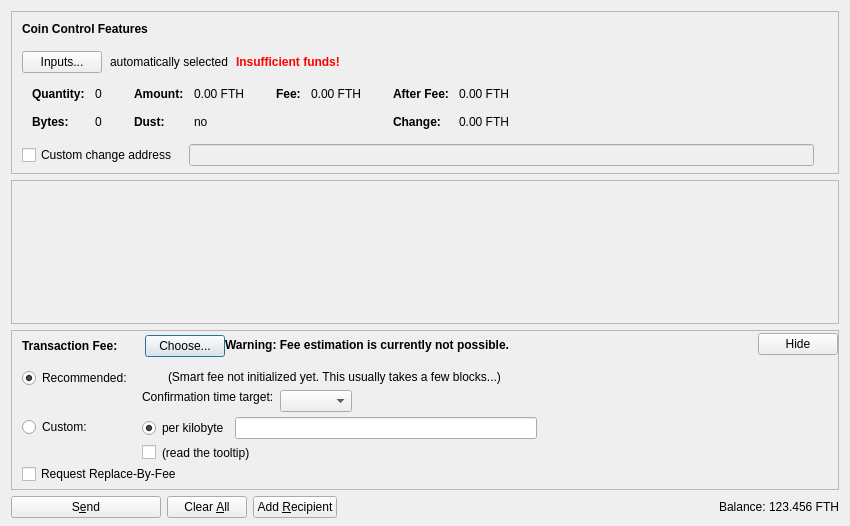
<?xml version="1.0" encoding="UTF-8"?>
<ui version="4.0">
 <class>SendCoinsDialog</class>
 <widget class="QDialog" name="SendCoinsDialog">
  <property name="geometry">
   <rect>
    <x>0</x>
    <y>0</y>
    <width>850</width>
    <height>526</height>
   </rect>
  </property>
  <property name="windowTitle">
   <string>Send Coins</string>
  </property>
  <layout class="QVBoxLayout" name="verticalLayout" stretch="0,1,0,0">
   <property name="bottomMargin">
    <number>8</number>
   </property>
   <item>
    <widget class="QFrame" name="frameCoinControl">
     <property name="sizePolicy">
      <sizepolicy hsizetype="Expanding" vsizetype="Expanding">
       <horstretch>0</horstretch>
       <verstretch>0</verstretch>
      </sizepolicy>
     </property>
     <property name="maximumSize">
      <size>
       <width>16777215</width>
       <height>16777215</height>
      </size>
     </property>
     <property name="frameShape">
      <enum>QFrame::StyledPanel</enum>
     </property>
     <property name="frameShadow">
      <enum>QFrame::Sunken</enum>
     </property>
     <layout class="QVBoxLayout" name="verticalLayoutCoinControl2">
      <property name="spacing">
       <number>0</number>
      </property>
      <property name="leftMargin">
       <number>0</number>
      </property>
      <property name="topMargin">
       <number>0</number>
      </property>
      <property name="rightMargin">
       <number>0</number>
      </property>
      <property name="bottomMargin">
       <number>6</number>
      </property>
      <item>
       <layout class="QVBoxLayout" name="verticalLayoutCoinControl" stretch="0,0,0,0,1">
        <property name="spacing">
         <number>0</number>
        </property>
        <property name="leftMargin">
         <number>10</number>
        </property>
        <property name="topMargin">
         <number>10</number>
        </property>
        <item>
         <layout class="QHBoxLayout" name="horizontalLayoutCoinControl1">
          <property name="bottomMargin">
           <number>15</number>
          </property>
          <item>
           <widget class="QLabel" name="labelCoinControlFeatures">
            <property name="sizePolicy">
             <sizepolicy hsizetype="Preferred" vsizetype="Maximum">
              <horstretch>0</horstretch>
              <verstretch>0</verstretch>
             </sizepolicy>
            </property>
            <property name="font">
             <font>
              <weight>75</weight>
              <bold>true</bold>
             </font>
            </property>
            <property name="styleSheet">
             <string notr="true">font-weight:bold;</string>
            </property>
            <property name="text">
             <string>Coin Control Features</string>
            </property>
           </widget>
          </item>
         </layout>
        </item>
        <item>
         <layout class="QHBoxLayout" name="horizontalLayoutCoinControl2" stretch="0,0,0,0">
          <property name="spacing">
           <number>8</number>
          </property>
          <property name="bottomMargin">
           <number>10</number>
          </property>
          <item>
           <widget class="QPushButton" name="pushButtonCoinControl">
            <property name="styleSheet">
             <string notr="true"/>
            </property>
            <property name="text">
             <string>Inputs...</string>
            </property>
            <property name="autoDefault">
             <bool>false</bool>
            </property>
           </widget>
          </item>
          <item>
           <widget class="QLabel" name="labelCoinControlAutomaticallySelected">
            <property name="text">
             <string>automatically selected</string>
            </property>
            <property name="margin">
             <number>5</number>
            </property>
           </widget>
          </item>
          <item>
           <widget class="QLabel" name="labelCoinControlInsuffFunds">
            <property name="font">
             <font>
              <weight>75</weight>
              <bold>true</bold>
             </font>
            </property>
            <property name="styleSheet">
             <string notr="true">color:red;font-weight:bold;</string>
            </property>
            <property name="text">
             <string>Insufficient funds!</string>
            </property>
            <property name="margin">
             <number>5</number>
            </property>
           </widget>
          </item>
          <item>
           <spacer name="horizontalSpacerCoinControl">
            <property name="orientation">
             <enum>Qt::Horizontal</enum>
            </property>
            <property name="sizeHint" stdset="0">
             <size>
              <width>40</width>
              <height>1</height>
             </size>
            </property>
           </spacer>
          </item>
         </layout>
        </item>
        <item>
         <widget class="QWidget" name="widgetCoinControl" native="true">
          <property name="sizePolicy">
           <sizepolicy hsizetype="Preferred" vsizetype="Preferred">
            <horstretch>0</horstretch>
            <verstretch>0</verstretch>
           </sizepolicy>
          </property>
          <property name="minimumSize">
           <size>
            <width>0</width>
            <height>0</height>
           </size>
          </property>
          <property name="styleSheet">
           <string notr="true"/>
          </property>
          <layout class="QHBoxLayout" name="horizontalLayoutCoinControl5">
           <property name="leftMargin">
            <number>0</number>
           </property>
           <property name="topMargin">
            <number>0</number>
           </property>
           <property name="rightMargin">
            <number>0</number>
           </property>
           <property name="bottomMargin">
            <number>0</number>
           </property>
           <item>
            <layout class="QHBoxLayout" name="horizontalLayoutCoinControl3" stretch="0,0,0,1">
             <property name="spacing">
              <number>20</number>
             </property>
             <property name="topMargin">
              <number>0</number>
             </property>
             <property name="bottomMargin">
              <number>10</number>
             </property>
             <item>
              <layout class="QFormLayout" name="formLayoutCoinControl1">
               <property name="horizontalSpacing">
                <number>10</number>
               </property>
               <property name="verticalSpacing">
                <number>14</number>
               </property>
               <property name="leftMargin">
                <number>10</number>
               </property>
               <property name="topMargin">
                <number>4</number>
               </property>
               <property name="rightMargin">
                <number>6</number>
               </property>
               <item row="0" column="0">
                <widget class="QLabel" name="labelCoinControlQuantityText">
                 <property name="font">
                  <font>
                   <weight>75</weight>
                   <bold>true</bold>
                  </font>
                 </property>
                 <property name="text">
                  <string>Quantity:</string>
                 </property>
                 <property name="margin">
                  <number>0</number>
                 </property>
                </widget>
               </item>
               <item row="0" column="1">
                <widget class="QLabel" name="labelCoinControlQuantity">
                 <property name="cursor">
                  <cursorShape>IBeamCursor</cursorShape>
                 </property>
                 <property name="contextMenuPolicy">
                  <enum>Qt::ActionsContextMenu</enum>
                 </property>
                 <property name="text">
                  <string notr="true">0</string>
                 </property>
                 <property name="margin">
                  <number>0</number>
                 </property>
                 <property name="textInteractionFlags">
                  <set>Qt::LinksAccessibleByMouse|Qt::TextSelectableByKeyboard|Qt::TextSelectableByMouse</set>
                 </property>
                </widget>
               </item>
               <item row="1" column="0">
                <widget class="QLabel" name="labelCoinControlBytesText">
                 <property name="font">
                  <font>
                   <weight>75</weight>
                   <bold>true</bold>
                  </font>
                 </property>
                 <property name="text">
                  <string>Bytes:</string>
                 </property>
                </widget>
               </item>
               <item row="1" column="1">
                <widget class="QLabel" name="labelCoinControlBytes">
                 <property name="cursor">
                  <cursorShape>IBeamCursor</cursorShape>
                 </property>
                 <property name="contextMenuPolicy">
                  <enum>Qt::ActionsContextMenu</enum>
                 </property>
                 <property name="text">
                  <string notr="true">0</string>
                 </property>
                 <property name="textInteractionFlags">
                  <set>Qt::LinksAccessibleByMouse|Qt::TextSelectableByKeyboard|Qt::TextSelectableByMouse</set>
                 </property>
                </widget>
               </item>
              </layout>
             </item>
             <item>
              <layout class="QFormLayout" name="formLayoutCoinControl2">
               <property name="horizontalSpacing">
                <number>10</number>
               </property>
               <property name="verticalSpacing">
                <number>14</number>
               </property>
               <property name="leftMargin">
                <number>6</number>
               </property>
               <property name="topMargin">
                <number>4</number>
               </property>
               <property name="rightMargin">
                <number>6</number>
               </property>
               <item row="0" column="0">
                <widget class="QLabel" name="labelCoinControlAmountText">
                 <property name="font">
                  <font>
                   <weight>75</weight>
                   <bold>true</bold>
                  </font>
                 </property>
                 <property name="text">
                  <string>Amount:</string>
                 </property>
                 <property name="margin">
                  <number>0</number>
                 </property>
                </widget>
               </item>
               <item row="0" column="1">
                <widget class="QLabel" name="labelCoinControlAmount">
                 <property name="cursor">
                  <cursorShape>IBeamCursor</cursorShape>
                 </property>
                 <property name="contextMenuPolicy">
                  <enum>Qt::ActionsContextMenu</enum>
                 </property>
                 <property name="text">
                  <string notr="true">0.00 FTH</string>
                 </property>
                 <property name="textInteractionFlags">
                  <set>Qt::LinksAccessibleByMouse|Qt::TextSelectableByKeyboard|Qt::TextSelectableByMouse</set>
                 </property>
                </widget>
               </item>
               <item row="1" column="0">
                <widget class="QLabel" name="labelCoinControlLowOutputText">
                 <property name="font">
                  <font>
                   <weight>75</weight>
                   <bold>true</bold>
                  </font>
                 </property>
                 <property name="text">
                  <string>Dust:</string>
                 </property>
                </widget>
               </item>
               <item row="1" column="1">
                <widget class="QLabel" name="labelCoinControlLowOutput">
                 <property name="cursor">
                  <cursorShape>IBeamCursor</cursorShape>
                 </property>
                 <property name="contextMenuPolicy">
                  <enum>Qt::ActionsContextMenu</enum>
                 </property>
                 <property name="text">
                  <string notr="true">no</string>
                 </property>
                 <property name="textInteractionFlags">
                  <set>Qt::LinksAccessibleByMouse|Qt::TextSelectableByKeyboard|Qt::TextSelectableByMouse</set>
                 </property>
                </widget>
               </item>
              </layout>
             </item>
             <item>
              <layout class="QFormLayout" name="formLayoutCoinControl3">
               <property name="horizontalSpacing">
                <number>10</number>
               </property>
               <property name="verticalSpacing">
                <number>14</number>
               </property>
               <property name="leftMargin">
                <number>6</number>
               </property>
               <property name="topMargin">
                <number>4</number>
               </property>
               <property name="rightMargin">
                <number>6</number>
               </property>
               <item row="0" column="0">
                <widget class="QLabel" name="labelCoinControlFeeText">
                 <property name="font">
                  <font>
                   <weight>75</weight>
                   <bold>true</bold>
                  </font>
                 </property>
                 <property name="text">
                  <string>Fee:</string>
                 </property>
                 <property name="margin">
                  <number>0</number>
                 </property>
                </widget>
               </item>
               <item row="0" column="1">
                <widget class="QLabel" name="labelCoinControlFee">
                 <property name="cursor">
                  <cursorShape>IBeamCursor</cursorShape>
                 </property>
                 <property name="contextMenuPolicy">
                  <enum>Qt::ActionsContextMenu</enum>
                 </property>
                 <property name="text">
                  <string notr="true">0.00 FTH</string>
                 </property>
                 <property name="textInteractionFlags">
                  <set>Qt::LinksAccessibleByMouse|Qt::TextSelectableByKeyboard|Qt::TextSelectableByMouse</set>
                 </property>
                </widget>
               </item>
              </layout>
             </item>
             <item>
              <layout class="QFormLayout" name="formLayoutCoinControl4">
               <property name="horizontalSpacing">
                <number>10</number>
               </property>
               <property name="verticalSpacing">
                <number>14</number>
               </property>
               <property name="leftMargin">
                <number>6</number>
               </property>
               <property name="topMargin">
                <number>4</number>
               </property>
               <property name="rightMargin">
                <number>6</number>
               </property>
               <item row="0" column="0">
                <widget class="QLabel" name="labelCoinControlAfterFeeText">
                 <property name="font">
                  <font>
                   <weight>75</weight>
                   <bold>true</bold>
                  </font>
                 </property>
                 <property name="text">
                  <string>After Fee:</string>
                 </property>
                 <property name="margin">
                  <number>0</number>
                 </property>
                </widget>
               </item>
               <item row="0" column="1">
                <widget class="QLabel" name="labelCoinControlAfterFee">
                 <property name="cursor">
                  <cursorShape>IBeamCursor</cursorShape>
                 </property>
                 <property name="contextMenuPolicy">
                  <enum>Qt::ActionsContextMenu</enum>
                 </property>
                 <property name="text">
                  <string notr="true">0.00 FTH</string>
                 </property>
                 <property name="textInteractionFlags">
                  <set>Qt::LinksAccessibleByMouse|Qt::TextSelectableByKeyboard|Qt::TextSelectableByMouse</set>
                 </property>
                </widget>
               </item>
               <item row="1" column="0">
                <widget class="QLabel" name="labelCoinControlChangeText">
                 <property name="font">
                  <font>
                   <weight>75</weight>
                   <bold>true</bold>
                  </font>
                 </property>
                 <property name="text">
                  <string>Change:</string>
                 </property>
                </widget>
               </item>
               <item row="1" column="1">
                <widget class="QLabel" name="labelCoinControlChange">
                 <property name="cursor">
                  <cursorShape>IBeamCursor</cursorShape>
                 </property>
                 <property name="contextMenuPolicy">
                  <enum>Qt::ActionsContextMenu</enum>
                 </property>
                 <property name="text">
                  <string notr="true">0.00 FTH</string>
                 </property>
                 <property name="textInteractionFlags">
                  <set>Qt::LinksAccessibleByMouse|Qt::TextSelectableByKeyboard|Qt::TextSelectableByMouse</set>
                 </property>
                </widget>
               </item>
              </layout>
             </item>
            </layout>
           </item>
          </layout>
         </widget>
        </item>
        <item>
         <layout class="QHBoxLayout" name="horizontalLayoutCoinControl4" stretch="0,0,0">
          <property name="spacing">
           <number>12</number>
          </property>
          <property name="sizeConstraint">
           <enum>QLayout::SetDefaultConstraint</enum>
          </property>
          <property name="topMargin">
           <number>5</number>
          </property>
          <property name="rightMargin">
           <number>5</number>
          </property>
          <item>
           <widget class="QCheckBox" name="checkBoxCoinControlChange">
            <property name="toolTip">
             <string>If this is activated, but the change address is empty or invalid, change will be sent to a newly generated address.</string>
            </property>
            <property name="text">
             <string>Custom change address</string>
            </property>
           </widget>
          </item>
          <item>
           <widget class="QValidatedLineEdit" name="lineEditCoinControlChange">
            <property name="enabled">
             <bool>false</bool>
            </property>
            <property name="sizePolicy">
             <sizepolicy hsizetype="Expanding" vsizetype="Fixed">
              <horstretch>0</horstretch>
              <verstretch>0</verstretch>
             </sizepolicy>
            </property>
           </widget>
          </item>
          <item>
           <widget class="QLabel" name="labelCoinControlChangeLabel">
            <property name="sizePolicy">
             <sizepolicy hsizetype="Preferred" vsizetype="Expanding">
              <horstretch>0</horstretch>
              <verstretch>0</verstretch>
             </sizepolicy>
            </property>
            <property name="minimumSize">
             <size>
              <width>0</width>
              <height>0</height>
             </size>
            </property>
            <property name="text">
             <string/>
            </property>
            <property name="margin">
             <number>3</number>
            </property>
           </widget>
          </item>
         </layout>
        </item>
        <item>
         <spacer name="verticalSpacerCoinControl">
          <property name="orientation">
           <enum>Qt::Vertical</enum>
          </property>
          <property name="sizeHint" stdset="0">
           <size>
            <width>800</width>
            <height>1</height>
           </size>
          </property>
         </spacer>
        </item>
       </layout>
      </item>
     </layout>
    </widget>
   </item>
   <item>
    <widget class="QScrollArea" name="scrollArea">
     <property name="widgetResizable">
      <bool>true</bool>
     </property>
     <widget class="QWidget" name="scrollAreaWidgetContents">
      <property name="geometry">
       <rect>
        <x>0</x>
        <y>0</y>
        <width>830</width>
        <height>104</height>
       </rect>
      </property>
      <layout class="QVBoxLayout" name="verticalLayout_2" stretch="0,1">
       <property name="leftMargin">
        <number>0</number>
       </property>
       <property name="topMargin">
        <number>0</number>
       </property>
       <property name="rightMargin">
        <number>0</number>
       </property>
       <property name="bottomMargin">
        <number>0</number>
       </property>
       <item>
        <layout class="QVBoxLayout" name="entries">
         <property name="spacing">
          <number>6</number>
         </property>
        </layout>
       </item>
       <item>
        <spacer name="verticalSpacer">
         <property name="orientation">
          <enum>Qt::Vertical</enum>
         </property>
         <property name="sizeHint" stdset="0">
          <size>
           <width>20</width>
           <height>40</height>
          </size>
         </property>
        </spacer>
       </item>
      </layout>
     </widget>
    </widget>
   </item>
   <item>
    <widget class="QFrame" name="frameFee">
     <property name="sizePolicy">
      <sizepolicy hsizetype="Expanding" vsizetype="Expanding">
       <horstretch>0</horstretch>
       <verstretch>0</verstretch>
      </sizepolicy>
     </property>
     <property name="maximumSize">
      <size>
       <width>16777215</width>
       <height>16777215</height>
      </size>
     </property>
     <property name="frameShape">
      <enum>QFrame::StyledPanel</enum>
     </property>
     <property name="frameShadow">
      <enum>QFrame::Sunken</enum>
     </property>
     <layout class="QVBoxLayout" name="verticalLayoutFee1">
      <property name="spacing">
       <number>0</number>
      </property>
      <property name="leftMargin">
       <number>0</number>
      </property>
      <property name="topMargin">
       <number>0</number>
      </property>
      <property name="rightMargin">
       <number>0</number>
      </property>
      <property name="bottomMargin">
       <number>0</number>
      </property>
      <item>
       <layout class="QVBoxLayout" name="verticalLayoutFee2" stretch="0,0,0">
        <property name="spacing">
         <number>0</number>
        </property>
        <property name="leftMargin">
         <number>10</number>
        </property>
        <property name="topMargin">
         <number>0</number>
        </property>
        <item>
         <layout class="QHBoxLayout" name="horizontalLayoutFee1">
          <property name="bottomMargin">
           <number>0</number>
          </property>
          <item>
           <layout class="QVBoxLayout" name="verticalLayoutFee7">
            <property name="spacing">
             <number>0</number>
            </property>
            <item>
             <spacer name="verticalSpacerSmartFee">
              <property name="orientation">
               <enum>Qt::Vertical</enum>
              </property>
              <property name="sizeType">
               <enum>QSizePolicy::Fixed</enum>
              </property>
              <property name="sizeHint" stdset="0">
               <size>
                <width>1</width>
                <height>4</height>
               </size>
              </property>
             </spacer>
            </item>
            <item>
             <layout class="QHBoxLayout" name="horizontalLayoutSmartFee">
              <property name="spacing">
               <number>10</number>
              </property>
              <item>
               <widget class="QLabel" name="labelFeeHeadline">
                <property name="sizePolicy">
                 <sizepolicy hsizetype="Preferred" vsizetype="Maximum">
                  <horstretch>0</horstretch>
                  <verstretch>0</verstretch>
                 </sizepolicy>
                </property>
                <property name="font">
                 <font>
                  <weight>75</weight>
                  <bold>true</bold>
                 </font>
                </property>
                <property name="styleSheet">
                 <string notr="true">font-weight:bold;</string>
                </property>
                <property name="text">
                 <string>Transaction Fee:</string>
                </property>
               </widget>
              </item>
              <item>
               <widget class="QLabel" name="labelFeeMinimized">
                <property name="text">
                 <string/>
                </property>
               </widget>
              </item>
              <item>
               <widget class="QPushButton" name="buttonChooseFee">
                <property name="text">
                 <string>Choose...</string>
                </property>
               </widget>
              </item>
             </layout>
            </item>
            <item>
             <spacer name="verticalSpacer_5">
              <property name="orientation">
               <enum>Qt::Vertical</enum>
              </property>
              <property name="sizeHint" stdset="0">
               <size>
                <width>1</width>
                <height>1</height>
               </size>
              </property>
             </spacer>
            </item>
           </layout>
          </item>
          <item>
           <widget class="QLabel" name="fallbackFeeWarningLabel">
            <property name="toolTip">
             <string>Using the fallbackfee can result in sending a transaction that will take several hours or days (or never) to confirm. Consider choosing your fee manually or wait until you have validated the complete chain.</string>
            </property>
            <property name="font">
            <font>
                <weight>75</weight>
                <bold>true</bold>
            </font>
            </property>
            <property name="text">
             <string>Warning: Fee estimation is currently not possible.</string>
            </property>
            <property name="wordWrap">
             <bool>false</bool>
            </property>
           </widget>
          </item>
          <item>
           <spacer name="horizontalSpacer_4">
            <property name="orientation">
             <enum>Qt::Horizontal</enum>
            </property>
            <property name="sizeType">
             <enum>QSizePolicy::MinimumExpanding</enum>
            </property>
            <property name="sizeHint" stdset="0">
             <size>
              <width>40</width>
              <height>20</height>
             </size>
            </property>
           </spacer>
          </item>
          <item>
           <widget class="QPushButton" name="buttonMinimizeFee">
            <property name="toolTip">
             <string>collapse fee-settings</string>
            </property>
            <property name="text">
             <string>Hide</string>
            </property>
           </widget>
          </item>
         </layout>
        </item>
        <item>
         <widget class="QFrame" name="frameFeeSelection">
          <layout class="QVBoxLayout" name="verticalLayoutFee12">
           <property name="spacing">
            <number>0</number>
           </property>
           <property name="leftMargin">
            <number>0</number>
           </property>
           <property name="topMargin">
            <number>0</number>
           </property>
           <property name="rightMargin">
            <number>0</number>
           </property>
           <property name="bottomMargin">
            <number>0</number>
           </property>
           <item>
            <layout class="QGridLayout" name="gridLayoutFee">
             <property name="topMargin">
              <number>10</number>
             </property>
             <property name="bottomMargin">
              <number>4</number>
             </property>
             <property name="horizontalSpacing">
              <number>10</number>
             </property>
             <property name="verticalSpacing">
              <number>4</number>
             </property>
             <item row="1" column="1">
              <layout class="QVBoxLayout" name="verticalLayoutFee8">
               <property name="spacing">
                <number>6</number>
               </property>
               <item>
                <layout class="QHBoxLayout" name="horizontalLayoutFee13">
                 <item>
                  <widget class="QRadioButton" name="radioCustomPerKilobyte">
                   <property name="toolTip">
                    <string>If the custom fee is set to 1000 satoshis and the transaction is only 250 bytes, then &quot;per kilobyte&quot; only pays 250 satoshis in fee, while &quot;total at least&quot; pays 1000 satoshis. For transactions bigger than a kilobyte both pay by kilobyte.</string>
                   </property>
                   <property name="text">
                    <string>per kilobyte</string>
                   </property>
                   <property name="checked">
                    <bool>true</bool>
                   </property>
                   <attribute name="buttonGroup">
                    <string notr="true">groupCustomFee</string>
                   </attribute>
                  </widget>
                 </item>
                 <item>
                  <widget class="BitcoinAmountField" name="customFee"/>
                 </item>
                 <item>
                  <spacer name="horizontalSpacer_6">
                   <property name="orientation">
                    <enum>Qt::Horizontal</enum>
                   </property>
                   <property name="sizeHint" stdset="0">
                    <size>
                     <width>1</width>
                     <height>1</height>
                    </size>
                   </property>
                  </spacer>
                 </item>
                </layout>
               </item>
               <item>
                <layout class="QHBoxLayout" name="horizontalLayoutFee8">
                 <item>
                  <widget class="QCheckBox" name="checkBoxMinimumFee">
                   <property name="toolTip">
                    <string>Paying only the minimum fee is just fine as long as there is less transaction volume than space in the blocks. But be aware that this can end up in a never confirming transaction once there is more demand for yucoin transactions than the network can process.</string>
                   </property>
                   <property name="text">
                    <string/>
                   </property>
                  </widget>
                 </item>
                 <item>
                  <widget class="QLabel" name="labelMinFeeWarning">
                   <property name="enabled">
                    <bool>true</bool>
                   </property>
                   <property name="toolTip">
                    <string>Paying only the minimum fee is just fine as long as there is less transaction volume than space in the blocks. But be aware that this can end up in a never confirming transaction once there is more demand for yucoin transactions than the network can process.</string>
                   </property>
                   <property name="text">
                    <string>(read the tooltip)</string>
                   </property>
                   <property name="margin">
                    <number>5</number>
                   </property>
                  </widget>
                 </item>
                 <item>
                  <spacer name="horizontalSpacer_2">
                   <property name="orientation">
                    <enum>Qt::Horizontal</enum>
                   </property>
                   <property name="sizeHint" stdset="0">
                    <size>
                     <width>1</width>
                     <height>1</height>
                    </size>
                   </property>
                  </spacer>
                 </item>
                </layout>
               </item>
              </layout>
             </item>
             <item row="0" column="0">
              <layout class="QVBoxLayout" name="verticalLayoutFee4" stretch="0,1">
               <item>
                <widget class="QRadioButton" name="radioSmartFee">
                 <property name="text">
                  <string>Recommended:</string>
                 </property>
                 <property name="checked">
                  <bool>true</bool>
                 </property>
                 <attribute name="buttonGroup">
                  <string notr="true">groupFee</string>
                 </attribute>
                </widget>
               </item>
               <item>
                <spacer name="verticalSpacer_2">
                 <property name="orientation">
                  <enum>Qt::Vertical</enum>
                 </property>
                 <property name="sizeHint" stdset="0">
                  <size>
                   <width>1</width>
                   <height>1</height>
                  </size>
                 </property>
                </spacer>
               </item>
              </layout>
             </item>
             <item row="1" column="0">
              <layout class="QVBoxLayout" name="verticalLayoutFee9" stretch="0,1">
               <item>
                <widget class="QRadioButton" name="radioCustomFee">
                 <property name="text">
                  <string>Custom:</string>
                 </property>
                 <attribute name="buttonGroup">
                  <string notr="true">groupFee</string>
                 </attribute>
                </widget>
               </item>
               <item>
                <spacer name="verticalSpacer_6">
                 <property name="orientation">
                  <enum>Qt::Vertical</enum>
                 </property>
                 <property name="sizeHint" stdset="0">
                  <size>
                   <width>1</width>
                   <height>1</height>
                  </size>
                 </property>
                </spacer>
               </item>
              </layout>
             </item>
             <item row="0" column="1">
              <layout class="QVBoxLayout" name="verticalLayoutFee3" stretch="0,0,1">
               <property name="spacing">
                <number>6</number>
               </property>
               <property name="topMargin">
                <number>2</number>
               </property>
               <item>
                <layout class="QHBoxLayout" name="horizontalLayoutFee12">
                 <item>
                  <widget class="QLabel" name="labelSmartFee">
                   <property name="text">
                    <string/>
                   </property>
                   <property name="margin">
                    <number>2</number>
                   </property>
                  </widget>
                 </item>
                 <item>
                  <widget class="QLabel" name="labelFeeEstimation">
                   <property name="text">
                    <string/>
                   </property>
                  </widget>
                 </item>
                 <item>
                  <widget class="QLabel" name="labelSmartFee2">
                   <property name="text">
                    <string>(Smart fee not initialized yet. This usually takes a few blocks...)</string>
                   </property>
                   <property name="margin">
                    <number>2</number>
                   </property>
                  </widget>
                 </item>
                 <item>
                  <spacer name="horizontalSpacer_5">
                   <property name="orientation">
                    <enum>Qt::Horizontal</enum>
                   </property>
                   <property name="sizeHint" stdset="0">
                    <size>
                     <width>1</width>
                     <height>1</height>
                    </size>
                   </property>
                  </spacer>
                 </item>
                </layout>
               </item>
               <item>
                <layout class="QHBoxLayout" name="horizontalLayoutFee9">
                 <item>
                  <layout class="QVBoxLayout" name="verticalLayoutFee6">
                   <item>
                    <widget class="QLabel" name="labelSmartFee3">
                     <property name="text">
                      <string>Confirmation time target:</string>
                     </property>
                     <property name="margin">
                      <number>2</number>
                     </property>
                    </widget>
                   </item>
                   <item>
                    <spacer name="verticalSpacer_3">
                     <property name="orientation">
                      <enum>Qt::Vertical</enum>
                     </property>
                     <property name="sizeHint" stdset="0">
                      <size>
                       <width>1</width>
                       <height>1</height>
                      </size>
                     </property>
                    </spacer>
                   </item>
                  </layout>
                 </item>
                 <item>
                  <layout class="QVBoxLayout" name="verticalLayoutFee5">
                   <property name="rightMargin">
                    <number>30</number>
                   </property>
                   <item>
                    <layout class="QHBoxLayout" name="horizontalLayoutConfTarget">
                     <property name="bottomMargin">
                      <number>0</number>
                     </property>
                     <item>
                      <widget class="QComboBox" name="confTargetSelector"/>
                     </item>
                     <item>
                      <spacer name="horizontalSpacerConfTarget">
                       <property name="orientation">
                        <enum>Qt::Horizontal</enum>
                       </property>
                       <property name="sizeHint" stdset="0">
                        <size>
                         <width>40</width>
                         <height>20</height>
                        </size>
                       </property>
                      </spacer>
                     </item>
                    </layout>
                   </item>
                  </layout>
                 </item>
                </layout>
               </item>
               <item>
                <spacer name="verticalSpacer_4">
                 <property name="orientation">
                  <enum>Qt::Vertical</enum>
                 </property>
                 <property name="sizeHint" stdset="0">
                  <size>
                   <width>1</width>
                   <height>1</height>
                  </size>
                 </property>
                </spacer>
               </item>
              </layout>
             </item>
            </layout>
           </item>
           <item>
            <widget class="QCheckBox" name="optInRBF">
             <property name="text">
              <string>Request Replace-By-Fee</string>
             </property>
             <property name="toolTip">
              <string>Indicates that the sender may wish to replace this transaction with a new one paying higher fees (prior to being confirmed).</string>
             </property>
            </widget>
           </item>
          </layout>
         </widget>
        </item>
        <item>
         <spacer name="verticalSpacerFee">
          <property name="orientation">
           <enum>Qt::Vertical</enum>
          </property>
          <property name="sizeHint" stdset="0">
           <size>
            <width>40</width>
            <height>5</height>
           </size>
          </property>
         </spacer>
        </item>
       </layout>
      </item>
     </layout>
    </widget>
   </item>
   <item>
    <layout class="QHBoxLayout" name="horizontalLayout">
     <item>
      <widget class="QPushButton" name="sendButton">
       <property name="minimumSize">
        <size>
         <width>150</width>
         <height>0</height>
        </size>
       </property>
       <property name="toolTip">
        <string>Confirm the send action</string>
       </property>
       <property name="text">
        <string>S&amp;end</string>
       </property>
       <property name="icon">
        <iconset resource="../bitcoin.qrc">
         <normaloff>:/icons/send</normaloff>:/icons/send</iconset>
       </property>
       <property name="autoDefault">
        <bool>false</bool>
       </property>
       <property name="default">
        <bool>false</bool>
       </property>
      </widget>
     </item>
     <item>
      <widget class="QPushButton" name="clearButton">
       <property name="sizePolicy">
        <sizepolicy hsizetype="Minimum" vsizetype="Fixed">
         <horstretch>0</horstretch>
         <verstretch>0</verstretch>
        </sizepolicy>
       </property>
       <property name="toolTip">
        <string>Clear all fields of the form.</string>
       </property>
       <property name="text">
        <string>Clear &amp;All</string>
       </property>
       <property name="icon">
        <iconset resource="../bitcoin.qrc">
         <normaloff>:/icons/remove</normaloff>:/icons/remove</iconset>
       </property>
       <property name="autoDefault">
        <bool>false</bool>
       </property>
      </widget>
     </item>
     <item>
      <widget class="QPushButton" name="addButton">
       <property name="toolTip">
        <string>Send to multiple recipients at once</string>
       </property>
       <property name="text">
        <string>Add &amp;Recipient</string>
       </property>
       <property name="icon">
        <iconset resource="../bitcoin.qrc">
         <normaloff>:/icons/add</normaloff>:/icons/add</iconset>
       </property>
       <property name="autoDefault">
        <bool>false</bool>
       </property>
      </widget>
     </item>
     <item>
      <spacer name="horizontalSpacer">
       <property name="orientation">
        <enum>Qt::Horizontal</enum>
       </property>
       <property name="sizeHint" stdset="0">
        <size>
         <width>40</width>
         <height>20</height>
        </size>
       </property>
      </spacer>
     </item>
     <item>
      <layout class="QHBoxLayout" name="horizontalLayout_2">
       <property name="spacing">
        <number>3</number>
       </property>
       <item>
        <widget class="QLabel" name="label">
         <property name="sizePolicy">
          <sizepolicy hsizetype="Preferred" vsizetype="Fixed">
           <horstretch>0</horstretch>
           <verstretch>0</verstretch>
          </sizepolicy>
         </property>
         <property name="text">
          <string>Balance:</string>
         </property>
        </widget>
       </item>
       <item>
        <widget class="QLabel" name="labelBalance">
         <property name="sizePolicy">
          <sizepolicy hsizetype="Preferred" vsizetype="Fixed">
           <horstretch>0</horstretch>
           <verstretch>0</verstretch>
          </sizepolicy>
         </property>
         <property name="cursor">
          <cursorShape>IBeamCursor</cursorShape>
         </property>
         <property name="text">
          <string notr="true">123.456 FTH</string>
         </property>
         <property name="textInteractionFlags">
          <set>Qt::LinksAccessibleByMouse|Qt::TextSelectableByKeyboard|Qt::TextSelectableByMouse</set>
         </property>
        </widget>
       </item>
      </layout>
     </item>
    </layout>
   </item>
  </layout>
 </widget>
 <customwidgets>
  <customwidget>
   <class>QValidatedLineEdit</class>
   <extends>QLineEdit</extends>
   <header>qvalidatedlineedit.h</header>
  </customwidget>
  <customwidget>
   <class>BitcoinAmountField</class>
   <extends>QLineEdit</extends>
   <header>bitcoinamountfield.h</header>
   <container>1</container>
  </customwidget>
 </customwidgets>
 <resources>
  <include location="../bitcoin.qrc"/>
 </resources>
 <connections/>
 <buttongroups>
  <buttongroup name="groupFee"/>
  <buttongroup name="groupCustomFee"/>
 </buttongroups>
</ui>
